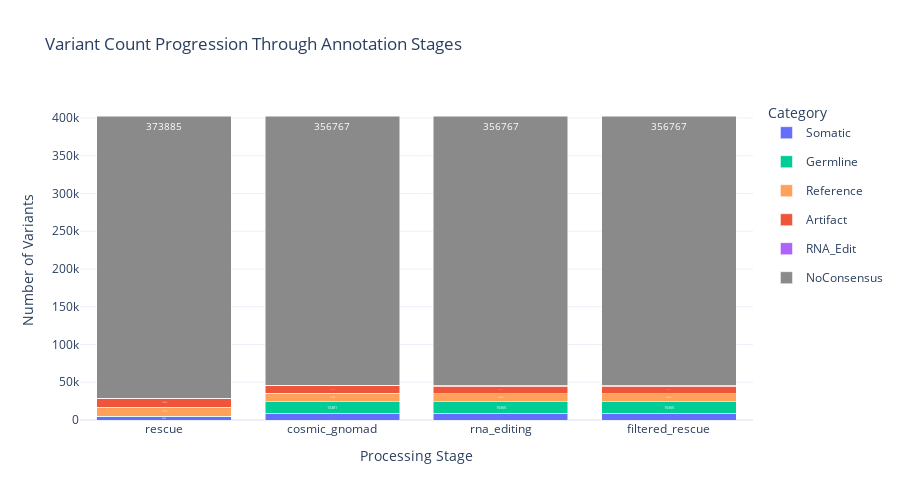
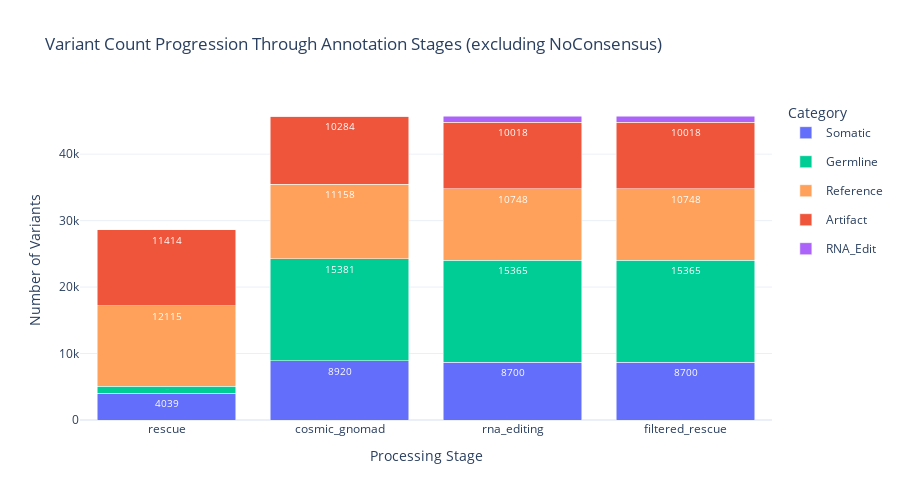

Source (notebook cell) for these figures, in order:
### Markdown cell above
### Plot 5: Annotation Progression (NEW)

Shows variant count and category changes through annotation pipeline stages.

### Code cell
try:
    visualizer.plot_annotation_progression()
except Exception as e:
    print(f"Note: Annotation progression plot not available: {e}")

### Figure 1 — Plotly figure (JSON) as saved in the notebook; plotly's stock layout.template omitted (floating-point values rounded to 4 significant figures)
{"data": [{"hovertemplate": "<b>%{x}</b><br>Somatic: %{y}<extra></extra>", "legendgroup": "Somatic", "marker": {"color": "#636EFA"}, "name": "Somatic", "showlegend": true, "text": ["4039", "8920", "8700", "8700"], "textfont": {"color": "white", "size": 10}, "textposition": "inside", "type": "bar", "x": ["rescue", "cosmic_gnomad", "rna_editing", "filtered_rescue"], "y": [4039, 8920, 8700, 8700]}, {"hovertemplate": "<b>%{x}</b><br>Germline: %{y}<extra></extra>", "legendgroup": "Germline", "marker": {"color": "#00CC96"}, "name": "Germline", "showlegend": true, "text": ["1058", "15381", "15365", "15365"], "textfont": {"color": "white", "size": 10}, "textposition": "inside", "type": "bar", "x": ["rescue", "cosmic_gnomad", "rna_editing", "filtered_rescue"], "y": [1058, 15381, 15365, 15365]}, {"hovertemplate": "<b>%{x}</b><br>Reference: %{y}<extra></extra>", "legendgroup": "Reference", "marker": {"color": "#FFA15A"}, "name": "Reference", "showlegend": true, "text": ["12115", "11158", "10748", "10748"], "textfont": {"color": "white", "size": 10}, "textposition": "inside", "type": "bar", "x": ["rescue", "cosmic_gnomad", "rna_editing", "filtered_rescue"], "y": [12115, 11158, 10748, 10748]}, {"hovertemplate": "<b>%{x}</b><br>Artifact: %{y}<extra></extra>", "legendgroup": "Artifact", "marker": {"color": "#EF553B"}, "name": "Artifact", "showlegend": true, "text": ["11414", "10284", "10018", "10018"], "textfont": {"color": "white", "size": 10}, "textposition": "inside", "type": "bar", "x": ["rescue", "cosmic_gnomad", "rna_editing", "filtered_rescue"], "y": [11414, 10284, 10018, 10018]}, {"hovertemplate": "<b>%{x}</b><br>RNA_Edit: %{y}<extra></extra>", "legendgroup": "RNA_Edit", "marker": {"color": "#AB63FA"}, "name": "RNA_Edit", "showlegend": true, "text": ["0", "0", "912", "912"], "textfont": {"color": "white", "size": 10}, "textposition": "inside", "type": "bar", "x": ["rescue", "cosmic_gnomad", "rna_editing", "filtered_rescue"], "y": [0, 0, 912, 912]}, {"hovertemplate": "<b>%{x}</b><br>NoConsensus: %{y}<extra></extra>", "legendgroup": "NoConsensus", "marker": {"color": "#8A8A8A"}, "name": "NoConsensus", "showlegend": true, "text": ["373885", "356767", "356767", "356767"], "textfont": {"color": "white", "size": 10}, "textposition": "inside", "type": "bar", "x": ["rescue", "cosmic_gnomad", "rna_editing", "filtered_rescue"], "y": [373885, 356767, 356767, 356767]}], "layout": {"barmode": "stack", "height": 500, "legend": {"orientation": "v", "title": {"text": "Category"}, "x": 1.02, "xanchor": "left", "y": 1, "yanchor": "top"}, "showlegend": true, "title": {"text": "Variant Count Progression Through Annotation Stages"}, "xaxis": {"title": {"text": "Processing Stage"}}, "yaxis": {"title": {"text": "Number of Variants"}}}}

### Figure 2 — Plotly figure (JSON) as saved in the notebook; plotly's stock layout.template omitted (floating-point values rounded to 4 significant figures)
{"data": [{"hovertemplate": "<b>%{x}</b><br>Somatic: %{y}<extra></extra>", "legendgroup": "Somatic", "marker": {"color": "#636EFA"}, "name": "Somatic", "showlegend": true, "text": ["4039", "8920", "8700", "8700"], "textfont": {"color": "white", "size": 10}, "textposition": "inside", "type": "bar", "x": ["rescue", "cosmic_gnomad", "rna_editing", "filtered_rescue"], "y": [4039, 8920, 8700, 8700]}, {"hovertemplate": "<b>%{x}</b><br>Germline: %{y}<extra></extra>", "legendgroup": "Germline", "marker": {"color": "#00CC96"}, "name": "Germline", "showlegend": true, "text": ["1058", "15381", "15365", "15365"], "textfont": {"color": "white", "size": 10}, "textposition": "inside", "type": "bar", "x": ["rescue", "cosmic_gnomad", "rna_editing", "filtered_rescue"], "y": [1058, 15381, 15365, 15365]}, {"hovertemplate": "<b>%{x}</b><br>Reference: %{y}<extra></extra>", "legendgroup": "Reference", "marker": {"color": "#FFA15A"}, "name": "Reference", "showlegend": true, "text": ["12115", "11158", "10748", "10748"], "textfont": {"color": "white", "size": 10}, "textposition": "inside", "type": "bar", "x": ["rescue", "cosmic_gnomad", "rna_editing", "filtered_rescue"], "y": [12115, 11158, 10748, 10748]}, {"hovertemplate": "<b>%{x}</b><br>Artifact: %{y}<extra></extra>", "legendgroup": "Artifact", "marker": {"color": "#EF553B"}, "name": "Artifact", "showlegend": true, "text": ["11414", "10284", "10018", "10018"], "textfont": {"color": "white", "size": 10}, "textposition": "inside", "type": "bar", "x": ["rescue", "cosmic_gnomad", "rna_editing", "filtered_rescue"], "y": [11414, 10284, 10018, 10018]}, {"hovertemplate": "<b>%{x}</b><br>RNA_Edit: %{y}<extra></extra>", "legendgroup": "RNA_Edit", "marker": {"color": "#AB63FA"}, "name": "RNA_Edit", "showlegend": true, "text": ["0", "0", "912", "912"], "textfont": {"color": "white", "size": 10}, "textposition": "inside", "type": "bar", "x": ["rescue", "cosmic_gnomad", "rna_editing", "filtered_rescue"], "y": [0, 0, 912, 912]}], "layout": {"barmode": "stack", "height": 500, "legend": {"orientation": "v", "title": {"text": "Category"}, "x": 1.02, "xanchor": "left", "y": 1, "yanchor": "top"}, "showlegend": true, "title": {"text": "Variant Count Progression Through Annotation Stages (excluding NoConsensus)"}, "xaxis": {"title": {"text": "Processing Stage"}}, "yaxis": {"title": {"text": "Number of Variants"}}}}
